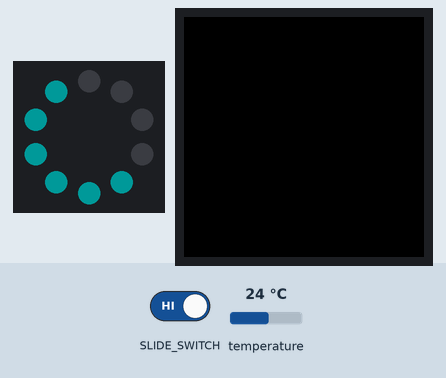
The program below on a simulated Circuit Playground running CircuitPython. On the bench: the board's ring of 10 RGB LEDs (number 0 left of the top, counting anticlockwise), 240×240 colour display. Inputs (shaded band) come from the test bench; at power-on: temperature 24 °C. Dim RGB values are drawn brighter than linear; what the program prints to the serial console is not drawn.

Above: at 1.2 s.
1.3 s: temperature set to 12 °C
At 2.3 s:
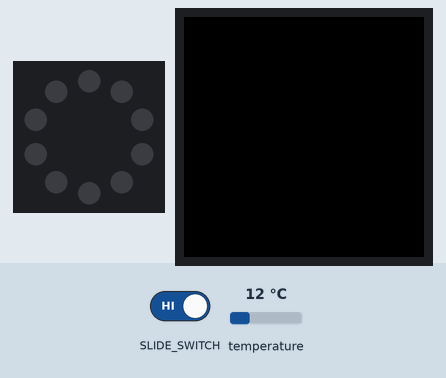
3.5 s: slide switch moved to the right
At 4.5 s:
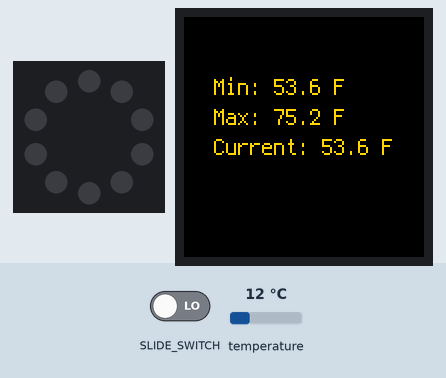
5.6 s: temperature set to 19 °C
At 7.1 s:
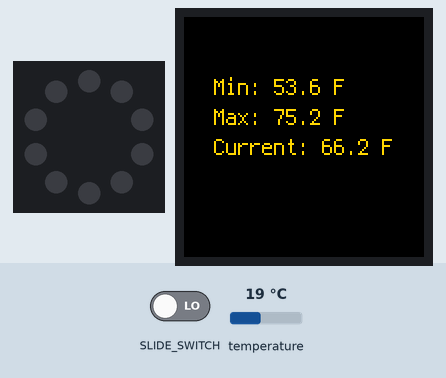
7.6 s: temperature set to 28 °C
At 8.4 s:
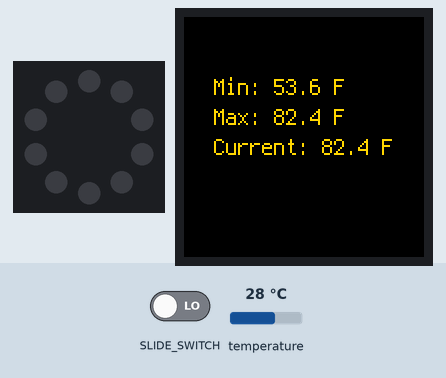
9.6 s: slide switch moved to the left
At 11.0 s:
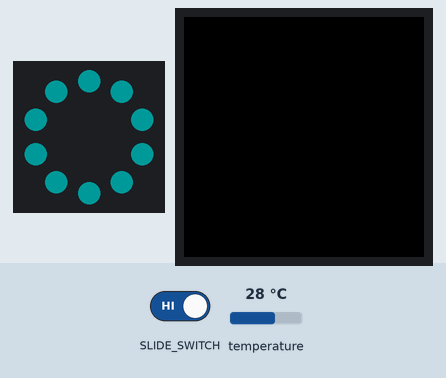
Timing chart, 0 to 12.6 s (numbered marks = the images above; inputs shaded):
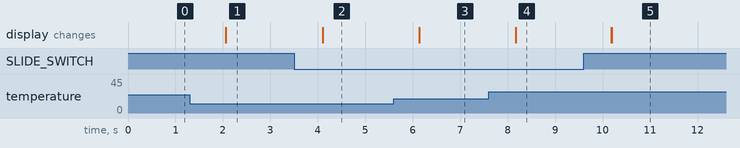

Measured:
- after the input at 3.5 s, the display: changes after 0.61 s (image 2)
- after the input at 5.6 s, the display: changes after 0.54 s (image 3)
- after the input at 7.6 s, the display: changes after 0.57 s (image 4)

The program:

Lab_Temp_Sensor.py
```python
import time
from adafruit_circuitplayground import cp
import displayio
import terminalio
from adafruit_display_text import label
from adafruit_gizmo import tft_gizmo

#Sets up the gizmo for initial operation
def setup_gizmo():
    # Create the TFT Gizmo display
    d = tft_gizmo.TFT_Gizmo()

    # Clears the text from the LCD
    splash = displayio.Group()

    # Sets the brightness of the neopixels on a scale of 0-1.
    cp.pixels.brightness = 0.1
    cp.pixels.fill(0) #Turns all of the NeoPixels off

    # Sets up the text area
    text_group = displayio.Group(scale=2, x=30, y=70)
    text = ""
    text_label = label.Label(terminalio.FONT, text=text, color=0xFFD700)
    text_group.append(text_label)
    d.root_group = text_group
    return text_label

def scale_range(value, min_t, max_t):
    return int((value - min_t) / (max_t - min_t) * 10)

def convert_c_to_f(celsius):
    return celsius * 1.8 + 32

def get_temp_in_f():
    return convert_c_to_f(cp.temperature)

def display_as_lights(f, min_scale, max_scale):

    peak = scale_range(f, min_scale, max_scale)
    for i in range(10):
        if i <= peak:
            cp.pixels[i] = (0, 255, 255)
        else:
            cp.pixels[i] = (0, 0, 0)

def display_on_screen(text_label, min_temp, max_temp, f):
    cp.pixels.fill(0) #Turns all of the NeoPixels off
    # Displays the minimum, maximum, and current temperature to the TFT Gizmo display.
    text_label.text = "Min: " + str(round(min_temp, 2)) + " F\nMax: " + str(round(max_temp,2)) + " F\nCurrent: " + str(round(f,2)) + " F"
    return

#Gets average temperature (in Fahrenheit)
def get_average_temperature():
    c_sum = 0
    for i in range(100):
        c_sum += cp.temperature # Sum 100 temperature samples
    c_avg = c_sum/100 # Calculate the average
    f = convert_c_to_f(c_avg) # Convert the temperature to Fahrenheit
    return f

def main():

    text_label = setup_gizmo()

    # Get the current ambient temperature, and initialize min and max temp counters
    base_temp = get_temp_in_f()
    min_temp = base_temp
    max_temp = base_temp


    # This adjusts how many neopixels light up based on the
    # min and max temperature values from lines 48 and 49.
    min_scale_temp = base_temp - 5
    max_scale_temp = base_temp + 5

    # Used to store the min and max temperatures
    min_temp = get_temp_in_f()
    max_temp = min_temp

    while True:
        #measure the current ambient temperature
        f_avg = get_average_temperature()

        # Updates the min and max temperatures based on the current reading
        if f_avg > max_temp:
            max_temp = f_avg
        elif f_avg < min_temp:
            min_temp = f_avg

        # Display the temperature in the console so it can be graphed by the plotter
        print((min_temp, f_avg, max_temp))

        # Depending on where the switch is, either display the temperature using
        # the NeoPixels or the LCD.
        if cp.switch: #if switch is off
            text_label.text = "" #Blank out the text on the screen
            # Determines the number of neopixels to turn on
            display_as_lights(f_avg, min_scale_temp, max_scale_temp)
        else:
            display_on_screen(text_label, min_temp, max_temp, f_avg)


        time.sleep(1) # Waits for 1 second

main()
```
